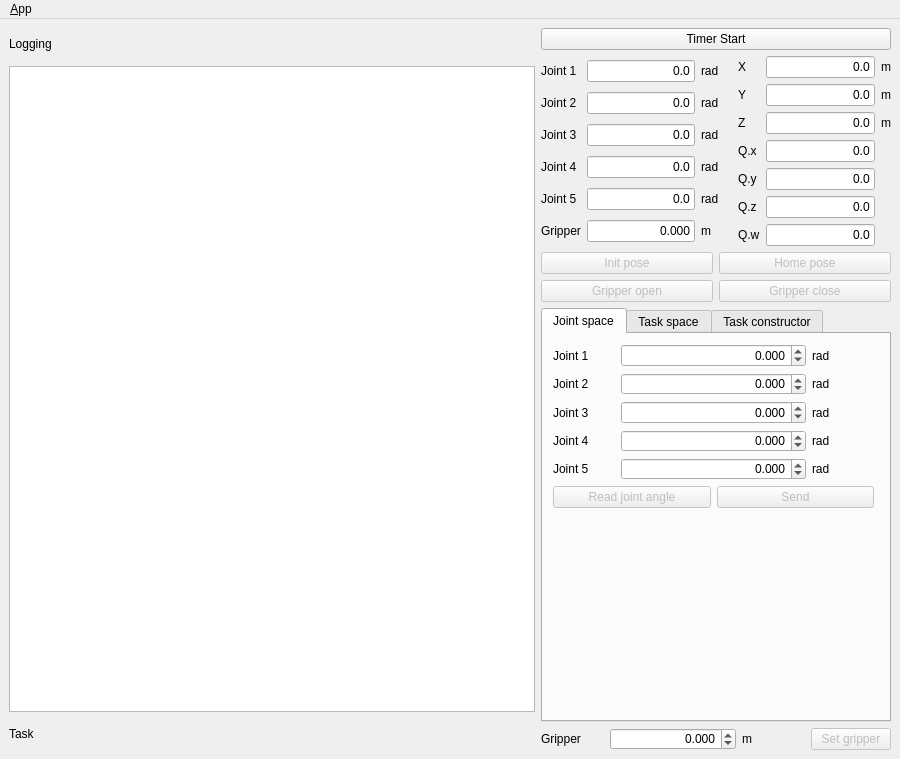
<?xml version="1.0" encoding="UTF-8"?>
<ui version="4.0">
 <class>MainWindowDesign</class>
 <widget class="QMainWindow" name="MainWindowDesign">
  <property name="enabled">
   <bool>true</bool>
  </property>
  <property name="geometry">
   <rect>
    <x>0</x>
    <y>0</y>
    <width>900</width>
    <height>759</height>
   </rect>
  </property>
  <property name="sizePolicy">
   <sizepolicy hsizetype="Preferred" vsizetype="Preferred">
    <horstretch>0</horstretch>
    <verstretch>0</verstretch>
   </sizepolicy>
  </property>
  <property name="minimumSize">
   <size>
    <width>793</width>
    <height>550</height>
   </size>
  </property>
  <property name="maximumSize">
   <size>
    <width>900</width>
    <height>800</height>
   </size>
  </property>
  <property name="windowTitle">
   <string>OpenManipulator control GUI</string>
  </property>
  <property name="windowIcon">
   <iconset>
    <normaloff>:/images/icon.png</normaloff>:/images/icon.png</iconset>
  </property>
  <property name="locale">
   <locale language="English" country="Australia"/>
  </property>
  <widget class="QWidget" name="centralwidget">
   <layout class="QGridLayout" name="gridLayout">
    <item row="0" column="0">
     <layout class="QHBoxLayout" name="horizontalLayout_24" stretch="3,2">
      <item>
       <layout class="QVBoxLayout" name="verticalLayout_11" stretch="1,20,1,25">
        <item>
         <widget class="QLabel" name="label_74">
          <property name="text">
           <string>Logging</string>
          </property>
         </widget>
        </item>
        <item>
         <widget class="QPlainTextEdit" name="plainTextEdit_log">
          <property name="readOnly">
           <bool>true</bool>
          </property>
         </widget>
        </item>
        <item>
         <widget class="QLabel" name="label_75">
          <property name="text">
           <string>Task</string>
          </property>
         </widget>
        </item>
        <item>
         <layout class="QVBoxLayout" name="verticalLayout_19"/>
        </item>
       </layout>
      </item>
      <item>
       <layout class="QVBoxLayout" name="verticalLayout_9" stretch="0,0,0,0,0,0">
        <item>
         <widget class="QPushButton" name="btn_timer_start">
          <property name="text">
           <string>Timer Start</string>
          </property>
         </widget>
        </item>
        <item>
         <layout class="QHBoxLayout" name="horizontalLayout_22"/>
        </item>
        <item>
         <layout class="QHBoxLayout" name="horizontalLayout">
          <item>
           <layout class="QGridLayout" name="gridLayout_3">
            <item row="1" column="0">
             <widget class="QLabel" name="label_5">
              <property name="text">
               <string>Joint 2</string>
              </property>
             </widget>
            </item>
            <item row="5" column="0">
             <widget class="QLabel" name="label_38">
              <property name="text">
               <string>Gripper</string>
              </property>
             </widget>
            </item>
            <item row="1" column="1">
             <widget class="QLineEdit" name="txt_j2">
              <property name="enabled">
               <bool>true</bool>
              </property>
              <property name="layoutDirection">
               <enum>Qt::LeftToRight</enum>
              </property>
              <property name="text">
               <string>0.0</string>
              </property>
              <property name="alignment">
               <set>Qt::AlignRight|Qt::AlignTrailing|Qt::AlignVCenter</set>
              </property>
              <property name="readOnly">
               <bool>true</bool>
              </property>
             </widget>
            </item>
            <item row="1" column="2">
             <widget class="QLabel" name="label_13">
              <property name="text">
               <string>rad</string>
              </property>
             </widget>
            </item>
            <item row="3" column="0">
             <widget class="QLabel" name="label_7">
              <property name="text">
               <string>Joint 4</string>
              </property>
             </widget>
            </item>
            <item row="4" column="0">
             <widget class="QLabel" name="label_8">
              <property name="text">
               <string>Joint 5</string>
              </property>
             </widget>
            </item>
            <item row="2" column="2">
             <widget class="QLabel" name="label_14">
              <property name="text">
               <string>rad</string>
              </property>
             </widget>
            </item>
            <item row="3" column="2">
             <widget class="QLabel" name="label_15">
              <property name="text">
               <string>rad</string>
              </property>
             </widget>
            </item>
            <item row="4" column="2">
             <widget class="QLabel" name="label_16">
              <property name="text">
               <string>rad</string>
              </property>
             </widget>
            </item>
            <item row="3" column="1">
             <widget class="QLineEdit" name="txt_j4">
              <property name="enabled">
               <bool>true</bool>
              </property>
              <property name="layoutDirection">
               <enum>Qt::LeftToRight</enum>
              </property>
              <property name="text">
               <string>0.0</string>
              </property>
              <property name="alignment">
               <set>Qt::AlignRight|Qt::AlignTrailing|Qt::AlignVCenter</set>
              </property>
              <property name="readOnly">
               <bool>true</bool>
              </property>
             </widget>
            </item>
            <item row="4" column="1">
             <widget class="QLineEdit" name="txt_j5">
              <property name="enabled">
               <bool>true</bool>
              </property>
              <property name="layoutDirection">
               <enum>Qt::LeftToRight</enum>
              </property>
              <property name="text">
               <string>0.0</string>
              </property>
              <property name="alignment">
               <set>Qt::AlignRight|Qt::AlignTrailing|Qt::AlignVCenter</set>
              </property>
              <property name="readOnly">
               <bool>true</bool>
              </property>
             </widget>
            </item>
            <item row="5" column="2">
             <widget class="QLabel" name="label_39">
              <property name="text">
               <string>m</string>
              </property>
             </widget>
            </item>
            <item row="0" column="0">
             <widget class="QLabel" name="label_4">
              <property name="text">
               <string>Joint 1</string>
              </property>
             </widget>
            </item>
            <item row="0" column="1">
             <widget class="QLineEdit" name="txt_j1">
              <property name="enabled">
               <bool>true</bool>
              </property>
              <property name="layoutDirection">
               <enum>Qt::LeftToRight</enum>
              </property>
              <property name="text">
               <string>0.0</string>
              </property>
              <property name="alignment">
               <set>Qt::AlignRight|Qt::AlignTrailing|Qt::AlignVCenter</set>
              </property>
              <property name="readOnly">
               <bool>true</bool>
              </property>
             </widget>
            </item>
            <item row="2" column="1">
             <widget class="QLineEdit" name="txt_j3">
              <property name="enabled">
               <bool>true</bool>
              </property>
              <property name="layoutDirection">
               <enum>Qt::LeftToRight</enum>
              </property>
              <property name="text">
               <string>0.0</string>
              </property>
              <property name="alignment">
               <set>Qt::AlignRight|Qt::AlignTrailing|Qt::AlignVCenter</set>
              </property>
              <property name="readOnly">
               <bool>true</bool>
              </property>
             </widget>
            </item>
            <item row="5" column="1">
             <widget class="QLineEdit" name="txt_grip">
              <property name="enabled">
               <bool>true</bool>
              </property>
              <property name="layoutDirection">
               <enum>Qt::LeftToRight</enum>
              </property>
              <property name="text">
               <string>0.000</string>
              </property>
              <property name="alignment">
               <set>Qt::AlignRight|Qt::AlignTrailing|Qt::AlignVCenter</set>
              </property>
              <property name="readOnly">
               <bool>true</bool>
              </property>
             </widget>
            </item>
            <item row="2" column="0">
             <widget class="QLabel" name="label_6">
              <property name="text">
               <string>Joint 3</string>
              </property>
             </widget>
            </item>
            <item row="0" column="2">
             <widget class="QLabel" name="label_12">
              <property name="text">
               <string>rad</string>
              </property>
             </widget>
            </item>
           </layout>
          </item>
          <item>
           <widget class="QLabel" name="label_2">
            <property name="text">
             <string/>
            </property>
           </widget>
          </item>
          <item>
           <layout class="QGridLayout" name="gridLayout_4">
            <item row="1" column="1">
             <widget class="QLineEdit" name="txt_y">
              <property name="enabled">
               <bool>true</bool>
              </property>
              <property name="layoutDirection">
               <enum>Qt::LeftToRight</enum>
              </property>
              <property name="text">
               <string>0.0</string>
              </property>
              <property name="alignment">
               <set>Qt::AlignRight|Qt::AlignTrailing|Qt::AlignVCenter</set>
              </property>
              <property name="readOnly">
               <bool>true</bool>
              </property>
             </widget>
            </item>
            <item row="3" column="1">
             <widget class="QLineEdit" name="txt_q_x">
              <property name="enabled">
               <bool>true</bool>
              </property>
              <property name="layoutDirection">
               <enum>Qt::LeftToRight</enum>
              </property>
              <property name="text">
               <string>0.0</string>
              </property>
              <property name="alignment">
               <set>Qt::AlignRight|Qt::AlignTrailing|Qt::AlignVCenter</set>
              </property>
              <property name="readOnly">
               <bool>true</bool>
              </property>
             </widget>
            </item>
            <item row="3" column="0">
             <widget class="QLabel" name="label_49">
              <property name="text">
               <string>Q.x</string>
              </property>
             </widget>
            </item>
            <item row="0" column="0">
             <widget class="QLabel" name="label_9">
              <property name="text">
               <string>X</string>
              </property>
             </widget>
            </item>
            <item row="2" column="0">
             <widget class="QLabel" name="label_11">
              <property name="text">
               <string>Z</string>
              </property>
             </widget>
            </item>
            <item row="0" column="1">
             <widget class="QLineEdit" name="txt_x">
              <property name="enabled">
               <bool>true</bool>
              </property>
              <property name="layoutDirection">
               <enum>Qt::LeftToRight</enum>
              </property>
              <property name="text">
               <string>0.0</string>
              </property>
              <property name="alignment">
               <set>Qt::AlignRight|Qt::AlignTrailing|Qt::AlignVCenter</set>
              </property>
              <property name="readOnly">
               <bool>true</bool>
              </property>
             </widget>
            </item>
            <item row="0" column="2">
             <widget class="QLabel" name="label_17">
              <property name="text">
               <string>m</string>
              </property>
             </widget>
            </item>
            <item row="4" column="0">
             <widget class="QLabel" name="label_50">
              <property name="text">
               <string>Q.y</string>
              </property>
             </widget>
            </item>
            <item row="1" column="0">
             <widget class="QLabel" name="label_10">
              <property name="text">
               <string>Y</string>
              </property>
             </widget>
            </item>
            <item row="5" column="1">
             <widget class="QLineEdit" name="txt_q_z">
              <property name="enabled">
               <bool>true</bool>
              </property>
              <property name="layoutDirection">
               <enum>Qt::LeftToRight</enum>
              </property>
              <property name="text">
               <string>0.0</string>
              </property>
              <property name="alignment">
               <set>Qt::AlignRight|Qt::AlignTrailing|Qt::AlignVCenter</set>
              </property>
              <property name="readOnly">
               <bool>true</bool>
              </property>
             </widget>
            </item>
            <item row="5" column="0">
             <widget class="QLabel" name="label_51">
              <property name="text">
               <string>Q.z</string>
              </property>
             </widget>
            </item>
            <item row="2" column="1">
             <widget class="QLineEdit" name="txt_z">
              <property name="enabled">
               <bool>true</bool>
              </property>
              <property name="layoutDirection">
               <enum>Qt::LeftToRight</enum>
              </property>
              <property name="text">
               <string>0.0</string>
              </property>
              <property name="alignment">
               <set>Qt::AlignRight|Qt::AlignTrailing|Qt::AlignVCenter</set>
              </property>
              <property name="readOnly">
               <bool>true</bool>
              </property>
             </widget>
            </item>
            <item row="4" column="1">
             <widget class="QLineEdit" name="txt_q_y">
              <property name="enabled">
               <bool>true</bool>
              </property>
              <property name="layoutDirection">
               <enum>Qt::LeftToRight</enum>
              </property>
              <property name="text">
               <string>0.0</string>
              </property>
              <property name="alignment">
               <set>Qt::AlignRight|Qt::AlignTrailing|Qt::AlignVCenter</set>
              </property>
              <property name="readOnly">
               <bool>true</bool>
              </property>
             </widget>
            </item>
            <item row="6" column="0">
             <widget class="QLabel" name="label_52">
              <property name="text">
               <string>Q.w</string>
              </property>
             </widget>
            </item>
            <item row="6" column="1">
             <widget class="QLineEdit" name="txt_q_w">
              <property name="enabled">
               <bool>true</bool>
              </property>
              <property name="layoutDirection">
               <enum>Qt::LeftToRight</enum>
              </property>
              <property name="text">
               <string>0.0</string>
              </property>
              <property name="alignment">
               <set>Qt::AlignRight|Qt::AlignTrailing|Qt::AlignVCenter</set>
              </property>
              <property name="readOnly">
               <bool>true</bool>
              </property>
             </widget>
            </item>
            <item row="1" column="2">
             <widget class="QLabel" name="label_18">
              <property name="text">
               <string>m</string>
              </property>
             </widget>
            </item>
            <item row="2" column="2">
             <widget class="QLabel" name="label_19">
              <property name="text">
               <string>m</string>
              </property>
             </widget>
            </item>
           </layout>
          </item>
         </layout>
        </item>
        <item>
         <layout class="QVBoxLayout" name="verticalLayout_3">
          <item>
           <layout class="QHBoxLayout" name="horizontalLayout_3">
            <item>
             <widget class="QPushButton" name="btn_init_pose">
              <property name="enabled">
               <bool>false</bool>
              </property>
              <property name="text">
               <string>Init pose</string>
              </property>
             </widget>
            </item>
            <item>
             <widget class="QPushButton" name="btn_home_pose">
              <property name="enabled">
               <bool>false</bool>
              </property>
              <property name="text">
               <string>Home pose</string>
              </property>
             </widget>
            </item>
           </layout>
          </item>
          <item>
           <layout class="QHBoxLayout" name="horizontalLayout_4">
            <item>
             <widget class="QPushButton" name="btn_gripper_open">
              <property name="enabled">
               <bool>false</bool>
              </property>
              <property name="text">
               <string>Gripper open</string>
              </property>
             </widget>
            </item>
            <item>
             <widget class="QPushButton" name="btn_gripper_close">
              <property name="enabled">
               <bool>false</bool>
              </property>
              <property name="text">
               <string>Gripper close</string>
              </property>
             </widget>
            </item>
           </layout>
          </item>
         </layout>
        </item>
        <item>
         <widget class="QTabWidget" name="tabWidget">
          <property name="minimumSize">
           <size>
            <width>348</width>
            <height>348</height>
           </size>
          </property>
          <property name="currentIndex">
           <number>0</number>
          </property>
          <widget class="QWidget" name="tab_js">
           <property name="enabled">
            <bool>true</bool>
           </property>
           <property name="tabletTracking">
            <bool>false</bool>
           </property>
           <attribute name="title">
            <string>Joint space</string>
           </attribute>
           <widget class="QWidget" name="verticalLayoutWidget">
            <property name="geometry">
             <rect>
              <x>10</x>
              <y>10</y>
              <width>321</width>
              <height>164</height>
             </rect>
            </property>
            <layout class="QVBoxLayout" name="verticalLayout_4">
             <item>
              <layout class="QGridLayout" name="gridLayout_2" columnstretch="1,3,1">
               <item row="2" column="1">
                <widget class="QDoubleSpinBox" name="doubleSpinBox_j3">
                 <property name="alignment">
                  <set>Qt::AlignRight|Qt::AlignTrailing|Qt::AlignVCenter</set>
                 </property>
                 <property name="decimals">
                  <number>3</number>
                 </property>
                 <property name="minimum">
                  <double>-3.140000000000000</double>
                 </property>
                 <property name="maximum">
                  <double>3.140000000000000</double>
                 </property>
                 <property name="singleStep">
                  <double>0.050000000000000</double>
                 </property>
                </widget>
               </item>
               <item row="1" column="2">
                <widget class="QLabel" name="label_23">
                 <property name="text">
                  <string>rad</string>
                 </property>
                </widget>
               </item>
               <item row="3" column="2">
                <widget class="QLabel" name="label_22">
                 <property name="text">
                  <string>rad</string>
                 </property>
                </widget>
               </item>
               <item row="0" column="1">
                <widget class="QDoubleSpinBox" name="doubleSpinBox_j1">
                 <property name="alignment">
                  <set>Qt::AlignRight|Qt::AlignTrailing|Qt::AlignVCenter</set>
                 </property>
                 <property name="decimals">
                  <number>3</number>
                 </property>
                 <property name="minimum">
                  <double>-3.140000000000000</double>
                 </property>
                 <property name="maximum">
                  <double>3.140000000000000</double>
                 </property>
                 <property name="singleStep">
                  <double>0.050000000000000</double>
                 </property>
                </widget>
               </item>
               <item row="3" column="1">
                <widget class="QDoubleSpinBox" name="doubleSpinBox_j4">
                 <property name="alignment">
                  <set>Qt::AlignRight|Qt::AlignTrailing|Qt::AlignVCenter</set>
                 </property>
                 <property name="decimals">
                  <number>3</number>
                 </property>
                 <property name="minimum">
                  <double>-3.140000000000000</double>
                 </property>
                 <property name="maximum">
                  <double>3.140000000000000</double>
                 </property>
                 <property name="singleStep">
                  <double>0.050000000000000</double>
                 </property>
                </widget>
               </item>
               <item row="2" column="0">
                <widget class="QLabel" name="label_25">
                 <property name="text">
                  <string>Joint 3</string>
                 </property>
                </widget>
               </item>
               <item row="2" column="2">
                <widget class="QLabel" name="label_21">
                 <property name="text">
                  <string>rad</string>
                 </property>
                </widget>
               </item>
               <item row="0" column="2">
                <widget class="QLabel" name="label_61">
                 <property name="text">
                  <string>rad</string>
                 </property>
                </widget>
               </item>
               <item row="1" column="0">
                <widget class="QLabel" name="label_24">
                 <property name="text">
                  <string>Joint 2</string>
                 </property>
                </widget>
               </item>
               <item row="1" column="1">
                <widget class="QDoubleSpinBox" name="doubleSpinBox_j2">
                 <property name="alignment">
                  <set>Qt::AlignRight|Qt::AlignTrailing|Qt::AlignVCenter</set>
                 </property>
                 <property name="decimals">
                  <number>3</number>
                 </property>
                 <property name="minimum">
                  <double>-3.140000000000000</double>
                 </property>
                 <property name="maximum">
                  <double>3.140000000000000</double>
                 </property>
                 <property name="singleStep">
                  <double>0.050000000000000</double>
                 </property>
                </widget>
               </item>
               <item row="3" column="0">
                <widget class="QLabel" name="label_20">
                 <property name="text">
                  <string>Joint 4</string>
                 </property>
                </widget>
               </item>
              <item row="4" column="0">
              <widget class="QLabel" name="label_33">
                <property name="text">
                <string>Joint 5</string>
                </property>
              </widget>
              </item>
              <item row="4" column="1">
              <widget class="QDoubleSpinBox" name="doubleSpinBox_j5">
                <property name="alignment">
                <set>Qt::AlignRight|Qt::AlignTrailing|Qt::AlignVCenter</set>
                </property>
                <property name="decimals">
                <number>3</number>
                </property>
                <property name="minimum">
                <double>-3.140000000000000</double>
                </property>
                <property name="maximum">
                <double>3.140000000000000</double>
                </property>
                <property name="singleStep">
                <double>0.050000000000000</double>
                </property>
              </widget>
              </item>
              <item row="4" column="2">
              <widget class="QLabel" name="label_28">
                <property name="text">
                <string>rad</string>
                </property>
              </widget>
              </item>
               <item row="0" column="0">
                <widget class="QLabel" name="label_26">
                 <property name="text">
                  <string>Joint 1</string>
                 </property>
                </widget>
               </item>
              </layout>
             </item>
             <item>
              <layout class="QHBoxLayout" name="horizontalLayout_13">
               <item>
                <widget class="QPushButton" name="btn_read_joint_angle">
                 <property name="enabled">
                  <bool>false</bool>
                 </property>
                 <property name="text">
                  <string>Read joint angle</string>
                 </property>
                </widget>
               </item>
               <item>
                <widget class="QPushButton" name="btn_send_joint_angle">
                 <property name="enabled">
                  <bool>false</bool>
                 </property>
                 <property name="text">
                  <string>Send</string>
                 </property>
                </widget>
               </item>
              </layout>
             </item>
            </layout>
           </widget>
          </widget>
          <widget class="QWidget" name="tab_cs">
           <attribute name="title">
            <string>Task space</string>
           </attribute>
           <widget class="QWidget" name="horizontalLayoutWidget_30">
            <property name="geometry">
             <rect>
              <x>10</x>
              <y>10</y>
              <width>321</width>
              <height>222</height>
             </rect>
            </property>
            <layout class="QHBoxLayout" name="horizontalLayout_32" stretch="0,0,2">
             <item>
              <layout class="QGridLayout" name="gridLayout_5">
               <item row="0" column="0">
                <widget class="QLabel" name="label_29">
                 <property name="text">
                  <string>X </string>
                 </property>
                </widget>
               </item>
               <item row="1" column="0">
                <widget class="QLabel" name="label_32">
                 <property name="text">
                  <string>Y</string>
                 </property>
                </widget>
               </item>
               <item row="1" column="2">
                <widget class="QLabel" name="label_27">
                 <property name="text">
                  <string>m</string>
                 </property>
                </widget>
               </item>
               <item row="0" column="2">
                <widget class="QLabel" name="label_31">
                 <property name="text">
                  <string>m</string>
                 </property>
                </widget>
               </item>
               <item row="3" column="0">
                <widget class="QLabel" name="label_35">
                 <property name="text">
                  <string>Q.x</string>
                 </property>
                </widget>
               </item>
               <item row="4" column="1">
                <widget class="QDoubleSpinBox" name="doubleSpinBox_q_y">
                 <property name="decimals">
                  <number>3</number>
                 </property>
                 <property name="minimum">
                  <double>-1.000000000000000</double>
                 </property>
                 <property name="maximum">
                  <double>1.000000000000000</double>
                 </property>
                 <property name="singleStep">
                  <double>0.010000000000000</double>
                 </property>
                </widget>
               </item>
               <item row="2" column="1">
                <widget class="QDoubleSpinBox" name="doubleSpinBox_z">
                 <property name="decimals">
                  <number>3</number>
                 </property>
                 <property name="minimum">
                  <double>-1.000000000000000</double>
                 </property>
                 <property name="maximum">
                  <double>1.000000000000000</double>
                 </property>
                 <property name="singleStep">
                  <double>0.010000000000000</double>
                 </property>
                </widget>
               </item>
               <item row="1" column="1">
                <widget class="QDoubleSpinBox" name="doubleSpinBox_y">
                 <property name="decimals">
                  <number>3</number>
                 </property>
                 <property name="minimum">
                  <double>-1.000000000000000</double>
                 </property>
                 <property name="maximum">
                  <double>1.000000000000000</double>
                 </property>
                 <property name="singleStep">
                  <double>0.010000000000000</double>
                 </property>
                </widget>
               </item>
               <item row="2" column="0">
                <widget class="QLabel" name="label_30">
                 <property name="text">
                  <string>Z</string>
                 </property>
                </widget>
               </item>
               <item row="0" column="1">
                <widget class="QDoubleSpinBox" name="doubleSpinBox_x">
                 <property name="decimals">
                  <number>3</number>
                 </property>
                 <property name="minimum">
                  <double>-1.000000000000000</double>
                 </property>
                 <property name="maximum">
                  <double>1.000000000000000</double>
                 </property>
                 <property name="singleStep">
                  <double>0.010000000000000</double>
                 </property>
                </widget>
               </item>
               <item row="4" column="0">
                <widget class="QLabel" name="label_53">
                 <property name="text">
                  <string>Q.y</string>
                 </property>
                </widget>
               </item>
               <item row="4" column="1">
                <widget class="QDoubleSpinBox" name="doubleSpinBox_q_z">
                 <property name="decimals">
                  <number>3</number>
                 </property>
                 <property name="minimum">
                  <double>-1.000000000000000</double>
                 </property>
                 <property name="maximum">
                  <double>1.000000000000000</double>
                 </property>
                 <property name="singleStep">
                  <double>0.010000000000000</double>
                 </property>
                </widget>
               </item>
               <item row="3" column="1">
                <widget class="QDoubleSpinBox" name="doubleSpinBox_q_x">
                 <property name="decimals">
                  <number>3</number>
                 </property>
                 <property name="minimum">
                  <double>-1.000000000000000</double>
                 </property>
                 <property name="maximum">
                  <double>1.000000000000000</double>
                 </property>
                 <property name="singleStep">
                  <double>0.010000000000000</double>
                 </property>
                </widget>
               </item>
               <item row="4" column="0">
                <widget class="QLabel" name="label_54">
                 <property name="text">
                  <string>Q.z</string>
                 </property>
                </widget>
               </item>
               <item row="6" column="0">
                <widget class="QLabel" name="label_55">
                 <property name="text">
                  <string>Q.w</string>
                 </property>
                </widget>
               </item>
               <item row="6" column="1">
                <widget class="QDoubleSpinBox" name="doubleSpinBox_q_w">
                 <property name="decimals">
                  <number>3</number>
                 </property>
                 <property name="minimum">
                  <double>-1.000000000000000</double>
                 </property>
                 <property name="maximum">
                  <double>1.000000000000000</double>
                 </property>
                 <property name="singleStep">
                  <double>0.010000000000000</double>
                 </property>
                </widget>
               </item>
               <item row="2" column="2">
                <widget class="QLabel" name="label_34">
                 <property name="text">
                  <string>m</string>
                 </property>
                </widget>
               </item>
              </layout>
             </item>
             <item>
              <widget class="QLabel" name="label_3">
               <property name="text">
                <string/>
               </property>
              </widget>
             </item>
             <item>
              <layout class="QVBoxLayout" name="verticalLayout_17" stretch="1,2">
               <item>
                <layout class="QVBoxLayout" name="verticalLayout_14" stretch="0,0,0,0,0">
                 <item>
                  <widget class="QLabel" name="label_57">
                   <property name="autoFillBackground">
                    <bool>false</bool>
                   </property>
                   <property name="text">
                    <string>position_tol</string>
                   </property>
                  </widget>
                 </item>
                 <item>
                  <widget class="QDoubleSpinBox" name="doubleSpinBox_position_tol">
                   <property name="alignment">
                    <set>Qt::AlignRight|Qt::AlignTrailing|Qt::AlignVCenter</set>
                   </property>
                   <property name="decimals">
                    <number>3</number>
                   </property>
                   <property name="minimum">
                    <double>0.000000000000000</double>
                   </property>
                   <property name="maximum">
                    <double>1.000000000000000</double>
                   </property>
                   <property name="singleStep">
                    <double>0.010000000000000</double>
                   </property>
                   <property name="value">
                    <double>0.050000000000000</double>
                   </property>
                  </widget>
                 </item>
                 <item>
                  <widget class="QLabel" name="label_56">
                   <property name="text">
                    <string>orientation_tol</string>
                   </property>
                  </widget>
                 </item>
                 <item>
                  <widget class="QDoubleSpinBox" name="doubleSpinBox_orientation_tol">
                   <property name="alignment">
                    <set>Qt::AlignRight|Qt::AlignTrailing|Qt::AlignVCenter</set>
                   </property>
                   <property name="decimals">
                    <number>3</number>
                   </property>
                   <property name="minimum">
                    <double>0.000000000000000</double>
                   </property>
                   <property name="maximum">
                    <double>1.000000000000000</double>
                   </property>
                   <property name="singleStep">
                    <double>0.010000000000000</double>
                   </property>
                   <property name="value">
                    <double>0.050000000000000</double>
                   </property>
                  </widget>
                 </item>
                 <item>
                  <widget class="QCheckBox" name="checkBox">
                   <property name="text">
                    <string>position only</string>
                   </property>
                   <property name="checked">
                    <bool>true</bool>
                   </property>
                  </widget>
                 </item>
                </layout>
               </item>
               <item>
                <layout class="QVBoxLayout" name="verticalLayout_16" stretch="1,1">
                 <item>
                  <widget class="QPushButton" name="btn_read_kinematic_pose">
                   <property name="enabled">
                    <bool>false</bool>
                   </property>
                   <property name="text">
                    <string>Read kinematic pose</string>
                   </property>
                  </widget>
                 </item>
                 <item>
                  <widget class="QPushButton" name="btn_send_kinematic_pose">
                   <property name="enabled">
                    <bool>false</bool>
                   </property>
                   <property name="text">
                    <string>Send</string>
                   </property>
                  </widget>
                 </item>
                </layout>
               </item>
              </layout>
             </item>
            </layout>
           </widget>
          </widget>
          <widget class="QWidget" name="Task_constructor">
           <attribute name="title">
            <string>Task constructor</string>
           </attribute>
           <widget class="QWidget" name="verticalLayoutWidget_19">
            <property name="geometry">
             <rect>
              <x>10</x>
              <y>10</y>
              <width>321</width>
              <height>231</height>
             </rect>
            </property>
            <layout class="QVBoxLayout" name="verticalLayout_20" stretch="3,1,3">
             <item>
              <widget class="QPushButton" name="btn_save_pose">
               <property name="text">
                <string>Save pose</string>
               </property>
              </widget>
             </item>
             <item>
              <layout class="QVBoxLayout" name="verticalLayout_18">
               <item>
                <layout class="QHBoxLayout" name="horizontalLayout_35">
                 <item>
                  <layout class="QHBoxLayout" name="horizontalLayout_33">
                   <item>
                    <widget class="QLabel" name="label">
                     <property name="text">
                      <string>Iters</string>
                     </property>
                    </widget>
                   </item>
                   <item>
                    <widget class="QSpinBox" name="txt_rap">
                     <property name="maximum">
                      <number>999</number>
                     </property>
                     <property name="value">
                      <number>1</number>
                     </property>
                    </widget>
                   </item>
                  </layout>
                 </item>
                 <item>
                  <widget class="QPushButton" name="btn_play">
                   <property name="text">
                    <string>Play</string>
                   </property>
                  </widget>
                 </item>
                </layout>
               </item>
               <item>
                <layout class="QHBoxLayout" name="horizontalLayout_36">
                 <item>
                  <widget class="QPushButton" name="btn_read_task">
                   <property name="enabled">
                    <bool>true</bool>
                   </property>
                   <property name="text">
                    <string>Read task</string>
                   </property>
                  </widget>
                 </item>
                 <item>
                  <widget class="QPushButton" name="btn_stop">
                   <property name="text">
                    <string>Stop</string>
                   </property>
                  </widget>
                 </item>
                </layout>
               </item>
              </layout>
             </item>
             <item>
              <widget class="QPushButton" name="btn_reset_task">
               <property name="text">
                <string>Reset task</string>
               </property>
              </widget>
             </item>
            </layout>
           </widget>
          </widget>
         </widget>
        </item>
        <item>
         <layout class="QHBoxLayout" name="horizontalLayout_23" stretch="1,2,1,0">
          <item>
           <widget class="QLabel" name="label_37">
            <property name="text">
             <string>Gripper</string>
            </property>
           </widget>
          </item>
          <item>
           <widget class="QDoubleSpinBox" name="doubleSpinBox_gripper">
            <property name="minimumSize">
             <size>
              <width>0</width>
              <height>4</height>
             </size>
            </property>
            <property name="alignment">
             <set>Qt::AlignRight|Qt::AlignTrailing|Qt::AlignVCenter</set>
            </property>
            <property name="decimals">
             <number>3</number>
            </property>
            <property name="minimum">
             <double>-1.135000000000000</double>
            </property>
            <property name="maximum">
             <double>1.135000000000000</double>
            </property>
            <property name="singleStep">
             <double>0.002000000000000</double>
            </property>
            <property name="value">
             <double>0.000000000000000</double>
            </property>
           </widget>
          </item>
          <item>
           <widget class="QLabel" name="label_40">
            <property name="text">
             <string>m</string>
            </property>
           </widget>
          </item>
          <item>
           <widget class="QPushButton" name="btn_set_gripper">
            <property name="enabled">
             <bool>false</bool>
            </property>
            <property name="text">
             <string>Set gripper</string>
            </property>
           </widget>
          </item>
         </layout>
        </item>
       </layout>
      </item>
     </layout>
    </item>
   </layout>
  </widget>
  <widget class="QMenuBar" name="menubar">
   <property name="geometry">
    <rect>
     <x>0</x>
     <y>0</y>
     <width>900</width>
     <height>23</height>
    </rect>
   </property>
   <widget class="QMenu" name="menu_File">
    <property name="title">
     <string>&amp;App</string>
    </property>
    <addaction name="action_Preferences"/>
    <addaction name="separator"/>
    <addaction name="actionAbout"/>
    <addaction name="actionAbout_Qt"/>
    <addaction name="separator"/>
    <addaction name="action_Quit"/>
   </widget>
   <addaction name="menu_File"/>
  </widget>
  <action name="action_Quit">
   <property name="text">
    <string>&amp;Quit</string>
   </property>
   <property name="shortcut">
    <string>Ctrl+Q</string>
   </property>
   <property name="shortcutContext">
    <enum>Qt::ApplicationShortcut</enum>
   </property>
  </action>
  <action name="action_Preferences">
   <property name="text">
    <string>&amp;Preferences</string>
   </property>
  </action>
  <action name="actionAbout">
   <property name="text">
    <string>&amp;About</string>
   </property>
  </action>
  <action name="actionAbout_Qt">
   <property name="text">
    <string>About &amp;Qt</string>
   </property>
  </action>
 </widget>
 <resources/>
 <connections>
  <connection>
   <sender>action_Quit</sender>
   <signal>triggered()</signal>
   <receiver>MainWindowDesign</receiver>
   <slot>close()</slot>
   <hints>
    <hint type="sourcelabel">
     <x>-1</x>
     <y>-1</y>
    </hint>
    <hint type="destinationlabel">
     <x>399</x>
     <y>299</y>
    </hint>
   </hints>
  </connection>
 </connections>
</ui>
